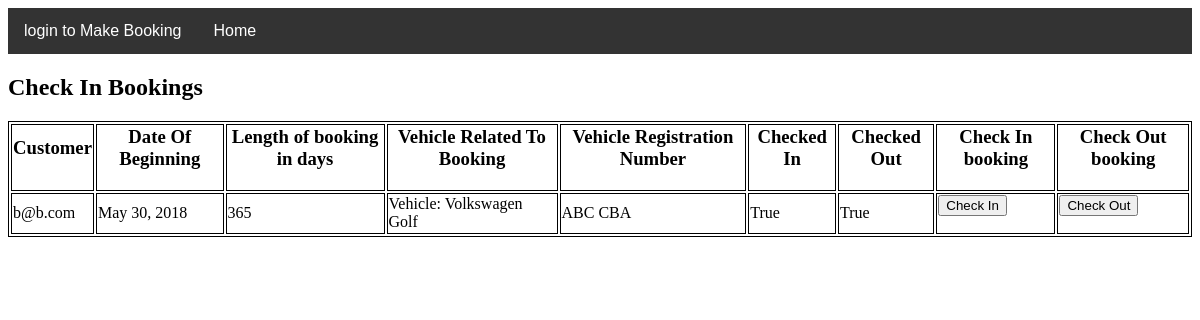
Page /ParkEasy/Staff/Booking_Status/ on the earlier database version.
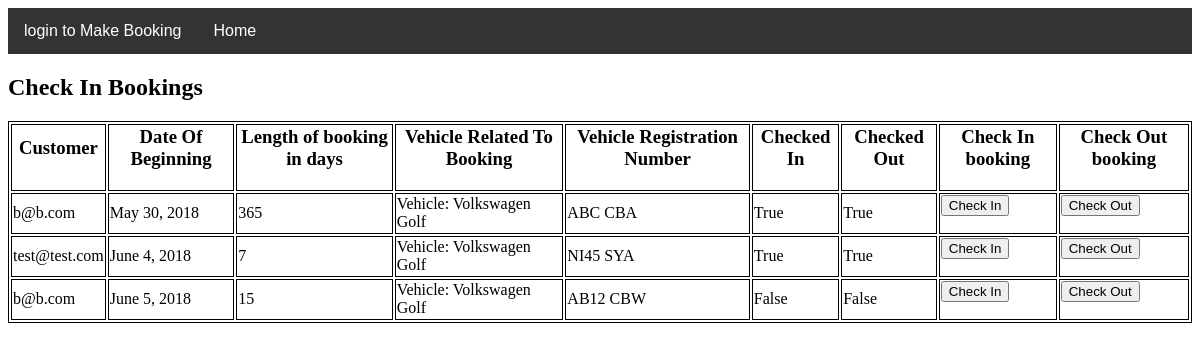
Same page on the later database version.
### ParkEasy/models.py (models this page shows, shortened)
class Booking(models.Model):
    customer = models.ForeignKey(Customer, on_delete=models.CASCADE)
    prices = models.ForeignKey(Prices, on_delete=models.CASCADE, default=1)
    vehicle = models.ForeignKey(Vehicle, on_delete=models.CASCADE)
    departing = models.ForeignKey(Departing, on_delete=models.CASCADE)
    arriving = models.ForeignKey(Arriving, on_delete=models.CASCADE)
    vip = models.BooleanField(default=False)
    valet = models.BooleanField(default=False)
    booking_date = models.DateField(default=timezone.now)
    booking_length = models.IntegerField(default=0)
    checked_in = models.BooleanField(default=False)
    checked_out = models.BooleanField(default=False)
    date_created = models.DateField(default=timezone.now)
    assigned_space = models.BooleanField(default=False)
    refunded = models.BooleanField(default=False)

class Customer(AbstractUser):
    first_name = models.CharField(max_length=30, blank=False)
    last_name = models.CharField(max_length=150, blank=False)
    password = models.CharField(max_length=100, default="")
    email = models.EmailField(max_length=100, default="", unique=True)
    is_staff = models.BooleanField(
        default=False,
        help_text='Designates whether the user can log into this site.',
    )
    address_line1 = models.CharField(max_length=100)
    address_line2 = models.CharField(max_length=100)
    postcode_regex = RegexValidator(regex=r'([Gg][Ii][Rr] 0[Aa]{2})|((([A-Za-z][0-9]{1,2})|'
                                          r'(([A-Za-z][A-Ha-hJ-Yj-y][0-9]{1,2})|(([A-Za-z][0-9][A-Za-z])|([A-Za-z]'
                                          r'[A-Ha-hJ-Yj-y][0-9]?[A-Za-z]))))\s?[0-9][A-Za-z]{2})',
                                    message="postcode must be a valid uk postcode")
    postcode = models.CharField(max_length=16, validators=[postcode_regex])
    tel_no_regex = RegexValidator(regex=r'^\+?l?\d{9,15}$',
                                  message="Phone number must be entered in the format: '+999999999'. Up to 15 digits "
                                          "allowed.")
    tel_no = models.CharField(validators=[tel_no_regex], max_length=17)
    username = None
    USERNAME_FIELD = 'email'
    REQUIRED_FIELDS = []
    objects = UserManager()
    def get_username(self):
        return self.email

class Vehicle(models.Model):
    reg_no_regex = RegexValidator(regex=r'^[A-Z]{2}[0-9]{2} [A-Z]{3}$',
                                  message="Registration must be entered in the format: 'AB12 CDE'.",
                                  code='invalid_registration')
    reg_no = models.CharField(max_length=8, validators=[reg_no_regex])
    make = models.CharField(max_length=64)
    manufacturer = models.CharField(max_length=64)
    def __str__(self):
        return 'Vehicle: ' + self.manufacturer + ' ' + self.make

### ParkEasy/views.py (the view)
# urls.py: path('Staff/Booking_Status/', check_in_page, name="booking-status"),
def check_in_page(request):
    query_results = Booking.objects.filter(refunded=False)
    context = {"query_results": query_results}
    return render(request, 'Staff/Check_In.html', context)

### ParkEasy/templatetags/has_group.py (called while the page is built)
@register.filter(name='has_group')
def has_group(user, group_name):
    group = Group.objects.get(name=group_name)
    return group in user.groups.all()

### templates/Staff/Check_In.html (shortened to what this page needs)
{% extends 'base.html' %}
{% load static %}
{% block content %}
  <h2>Check In Bookings</h2>
  <p>
    <table>
        <tr>
            <th><h3>Customer</h3></th>
            <th><h3>Date Of Beginning</h3></th>
            <th><h3>Length of booking in days</h3></th>
            <th><h3>Vehicle Related To Booking</h3></th>
            <th><h3>Vehicle Registration Number</h3></th>
            <th><h3>Checked In</h3></th>
            <th><h3>Checked Out</h3></th>
            <th><h3>Check In booking</h3></th>
            <th><h3>Check Out booking</h3></th>
        </tr>
 {% for item in query_results %}
        <tr>
            <td>
                {{ item.customer }}
            </td>
            <td>
                {{ item.booking_date }}
            </td>
            <td>
                {{ item.booking_length }}
            </td>
            <td>
                {{ item.vehicle }}
            </td>
            <td>
                {{ item.vehicle.reg_no }}
            </td>
            <td>
                {{ item.checked_in }}
            </td>
            <td>
                {{ item.checked_out }}
            </td>
            <td>
            <form action = "{% url 'check-in' id=item.id %}" method = "POST">
                <input type="submit" name="check-in" formmethod="post" Value="Check In">
            </form>
            </td>
            <td>
                <form action = "{% url 'check-out' id=item.id %}" method = "POST">
                    <input type="submit" name="check-out" formmethod="post" Value="Check Out">
                </form>
            </td>
{% endfor %}
        </tr>
</table>
</p>
{% endblock %}

Differences in the rows shown:
added Booking: customer "test@test.com", booking_date "June 4, 2018", booking_length "7", vehicle "Vehicle: Volkswagen Golf", vehicle.reg_no "NI45 SYA", checked_in "True", checked_out "True"
added Booking: customer "b@b.com", booking_date "June 5, 2018", booking_length "15", vehicle "Vehicle: Volkswagen Golf", vehicle.reg_no "AB12 CBW", checked_in "False", checked_out "False"
